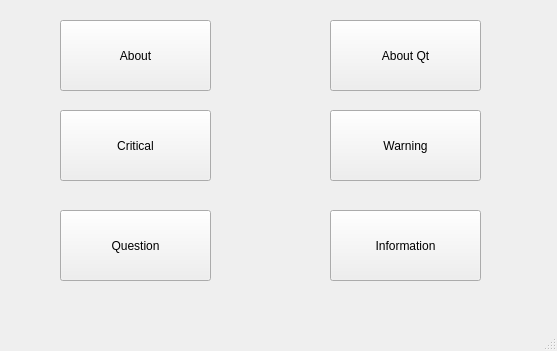
<?xml version="1.0" encoding="UTF-8"?>
<ui version="4.0">
 <class>MainWindow</class>
 <widget class="QMainWindow" name="MainWindow">
  <property name="geometry">
   <rect>
    <x>0</x>
    <y>0</y>
    <width>557</width>
    <height>351</height>
   </rect>
  </property>
  <property name="windowTitle">
   <string>MainWindow</string>
  </property>
  <widget class="QWidget" name="centralwidget">
   <widget class="QPushButton" name="pushButton">
    <property name="geometry">
     <rect>
      <x>60</x>
      <y>20</y>
      <width>151</width>
      <height>71</height>
     </rect>
    </property>
    <property name="text">
     <string>About</string>
    </property>
   </widget>
   <widget class="QPushButton" name="pushButton_2">
    <property name="geometry">
     <rect>
      <x>330</x>
      <y>20</y>
      <width>151</width>
      <height>71</height>
     </rect>
    </property>
    <property name="text">
     <string>About Qt</string>
    </property>
   </widget>
   <widget class="QPushButton" name="pushButton_3">
    <property name="geometry">
     <rect>
      <x>60</x>
      <y>110</y>
      <width>151</width>
      <height>71</height>
     </rect>
    </property>
    <property name="text">
     <string>Critical</string>
    </property>
   </widget>
   <widget class="QPushButton" name="pushButton_4">
    <property name="geometry">
     <rect>
      <x>330</x>
      <y>110</y>
      <width>151</width>
      <height>71</height>
     </rect>
    </property>
    <property name="text">
     <string>Warning</string>
    </property>
   </widget>
   <widget class="QPushButton" name="pushButton_5">
    <property name="geometry">
     <rect>
      <x>330</x>
      <y>210</y>
      <width>151</width>
      <height>71</height>
     </rect>
    </property>
    <property name="text">
     <string>Information</string>
    </property>
   </widget>
   <widget class="QPushButton" name="pushButton_6">
    <property name="geometry">
     <rect>
      <x>60</x>
      <y>210</y>
      <width>151</width>
      <height>71</height>
     </rect>
    </property>
    <property name="text">
     <string>Question</string>
    </property>
   </widget>
  </widget>
  <widget class="QMenuBar" name="menubar">
   <property name="geometry">
    <rect>
     <x>0</x>
     <y>0</y>
     <width>557</width>
     <height>21</height>
    </rect>
   </property>
  </widget>
  <widget class="QStatusBar" name="statusbar"/>
 </widget>
 <resources/>
 <connections/>
</ui>
